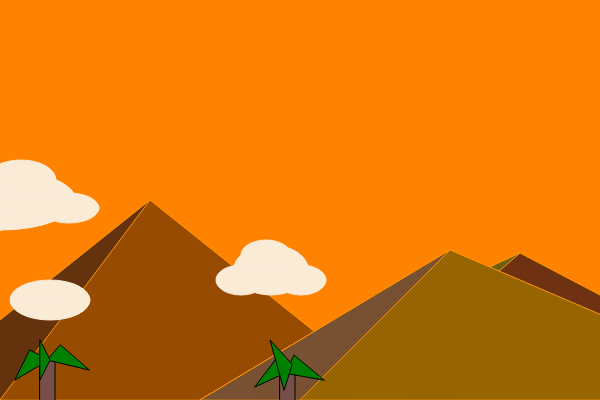
Frame 1 (no input)
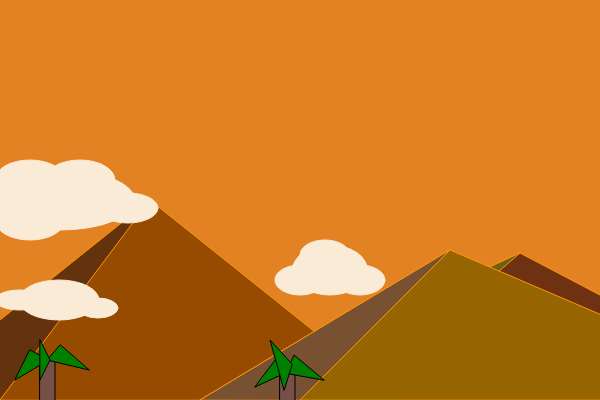
Frame 60 (no input)
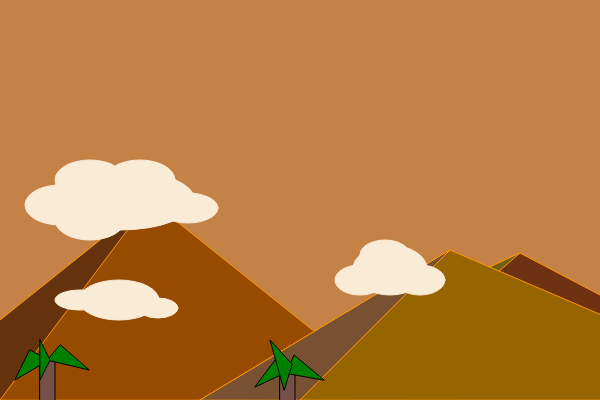
Frame 120 (the mouse pressed at the canvas centre since frame 60)

The p5.js sketch that drew these frames (run headless with seeded random() and noise() and a simulated clock; from frame 60 on, the mouse is pressed at the canvas centre):

// p5.js sketch
// ── sketch.js
function preload() {
  // put preload code here
}

//variable for sun position at the start
let sunHeight = 750;

//variables for color change
let redVal = 255;
let blueVal = 0;

//variable for X coordinate of cloud
  let cloudOneX = 50;


function setup() {
  createCanvas(600, 400);
}

function draw() {
  background (redVal, 130, blueVal);

  //sun
  fill(255, 208, 50, 200);
  stroke (255, 180, 50, 200);
  circle(300, sunHeight, 180);
  fill(255, 150, 0, 255);
  stroke (255, 150, 0, 255);
  circle(300, sunHeight, 140);

  //mountains
  fill(110, 50, 18);
  triangle(200, 400, 520, 253, 800, 400);
  fill(110,95,20);
  triangle(200,400,520,253,350,400);
  
  fill(150, 75, 0);
  triangle(-100, 400, 150, 200, 400, 400);
  fill(100, 50, 12);
  triangle(-100, 400, 150, 200, 0, 400)
  
  fill(150, 100, 0);
  triangle(200, 400, 450, 250, 800, 400);
  fill(120, 80, 50);
  triangle(200, 400, 450, 250, 300, 400);

  //palm tree 1
  fill("rgb(118,80,72)");
  stroke(0);
  rect(40, 360, 15, 50);
  
  fill("green");
  triangle(15, 380, 49, 360, 30, 350);
  triangle(89, 370, 47, 360, 60, 345);
  triangle(40, 380, 50, 360, 40, 340);

 //palm tree 2
  fill("rgb(118,80,72)");
  stroke(0);
  rect(280, 370, 15, 50);
  fill("green");
  triangle(255, 387, 285, 373, 280, 354);
  triangle(324, 380, 294, 355, 286, 373);
  triangle(292, 364, 270, 340, 284, 390);

  //cloud 1
  fill(	250,235,215);
  stroke(250,235,215);
  ellipse(cloudOneX, 300, 80, 40);
  cloudOneX = frameCount % width //sets the x coordinate to the frame count
  ellipse(cloudOneX - 40, 300, 50, 20);
  ellipse(cloudOneX + 38, 308, 40, 20);

  //cloud 2
 ellipse(cloudOneX + 300, 280, 50, 30);
 ellipse(cloudOneX + 270, 270, 75, 50);
 ellipse(cloudOneX + 240, 280, 50, 30);
 ellipse(cloudOneX + 265, 255, 50, 30);

  //cloud 3
 ellipse(cloudOneX - 250, 280, 50, 30);
 ellipse(cloudOneX - 220, 270, 75, 50);
 ellipse(cloudOneX - 190, 280, 50, 30);
 ellipse(cloudOneX - 215, 255, 50, 30);
 
 //cloud 4
  ellipse(cloudOneX, 200, 150, 60);
  ellipse(cloudOneX - 60, 205, 70, 40);
  ellipse(cloudOneX + 68, 208, 60, 30);
  ellipse(cloudOneX - 30, 220, 70, 40);
  ellipse(cloudOneX + 20, 180, 70, 40);
  ellipse(cloudOneX - 30, 180, 70, 40);

//condition to move the sun up until it reaches a certain height
  if (sunHeight > 130) {
 sunHeight -= 1.3;
  }

// condition to change the background color from red to blue as the sun rises
if (sunHeight > 130) {
  redVal -= 0.5;
if (redVal < 0) redVal = 0;
  blueVal += 0.6;
}

}
